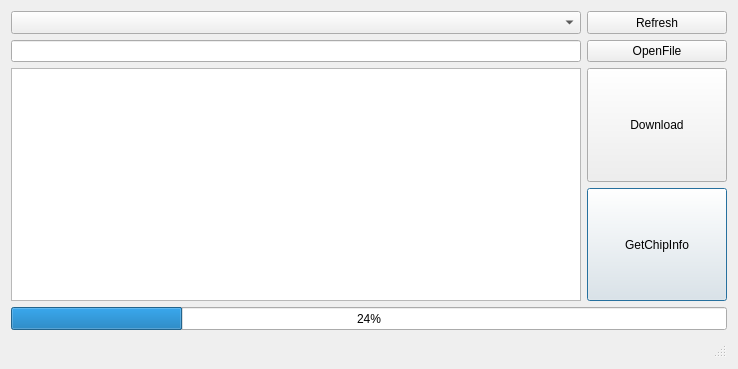
<?xml version="1.0" encoding="UTF-8"?>
<ui version="4.0">
 <class>STM32ISP_Dialog</class>
 <widget class="QDialog" name="STM32ISP_Dialog">
  <property name="geometry">
   <rect>
    <x>0</x>
    <y>0</y>
    <width>738</width>
    <height>369</height>
   </rect>
  </property>
  <property name="windowTitle">
   <string>ISPTool</string>
  </property>
  <layout class="QVBoxLayout" name="verticalLayout">
   <item>
    <layout class="QGridLayout" name="gridLayout" rowstretch="1,1,0,0,0,0,0,5,5,0,0,0,0,0,0,1" columnstretch="2,1,1,1" columnminimumwidth="0,0,0,0">
     <item row="0" column="0" colspan="3">
      <widget class="QComboBox" name="com">
       <property name="sizePolicy">
        <sizepolicy hsizetype="Expanding" vsizetype="Preferred">
         <horstretch>0</horstretch>
         <verstretch>0</verstretch>
        </sizepolicy>
       </property>
      </widget>
     </item>
     <item row="8" column="3">
      <widget class="QPushButton" name="getchipinfo">
       <property name="sizePolicy">
        <sizepolicy hsizetype="Expanding" vsizetype="Expanding">
         <horstretch>0</horstretch>
         <verstretch>0</verstretch>
        </sizepolicy>
       </property>
       <property name="text">
        <string>GetChipInfo</string>
       </property>
      </widget>
     </item>
     <item row="1" column="3">
      <widget class="QPushButton" name="openfile">
       <property name="sizePolicy">
        <sizepolicy hsizetype="Expanding" vsizetype="Expanding">
         <horstretch>0</horstretch>
         <verstretch>0</verstretch>
        </sizepolicy>
       </property>
       <property name="text">
        <string>OpenFile</string>
       </property>
      </widget>
     </item>
     <item row="7" column="3">
      <widget class="QPushButton" name="download">
       <property name="sizePolicy">
        <sizepolicy hsizetype="Expanding" vsizetype="Expanding">
         <horstretch>0</horstretch>
         <verstretch>0</verstretch>
        </sizepolicy>
       </property>
       <property name="text">
        <string>Download</string>
       </property>
      </widget>
     </item>
     <item row="15" column="0" colspan="4">
      <widget class="QProgressBar" name="progressBar">
       <property name="sizePolicy">
        <sizepolicy hsizetype="Expanding" vsizetype="Expanding">
         <horstretch>0</horstretch>
         <verstretch>0</verstretch>
        </sizepolicy>
       </property>
       <property name="value">
        <number>24</number>
       </property>
      </widget>
     </item>
     <item row="1" column="0" colspan="3">
      <widget class="QLineEdit" name="fileaddr">
       <property name="sizePolicy">
        <sizepolicy hsizetype="Expanding" vsizetype="Expanding">
         <horstretch>0</horstretch>
         <verstretch>0</verstretch>
        </sizepolicy>
       </property>
      </widget>
     </item>
     <item row="0" column="3">
      <widget class="QPushButton" name="refresh">
       <property name="sizePolicy">
        <sizepolicy hsizetype="Expanding" vsizetype="Expanding">
         <horstretch>0</horstretch>
         <verstretch>0</verstretch>
        </sizepolicy>
       </property>
       <property name="text">
        <string>Refresh</string>
       </property>
       <property name="checkable">
        <bool>false</bool>
       </property>
      </widget>
     </item>
     <item row="7" column="0" rowspan="2" colspan="3">
      <widget class="QTextEdit" name="browser"/>
     </item>
    </layout>
   </item>
   <item>
    <widget class="QStatusBar" name="statusBar">
     <property name="sizePolicy">
      <sizepolicy hsizetype="Preferred" vsizetype="Minimum">
       <horstretch>0</horstretch>
       <verstretch>0</verstretch>
      </sizepolicy>
     </property>
    </widget>
   </item>
  </layout>
 </widget>
 <layoutdefault spacing="6" margin="11"/>
 <resources/>
 <connections/>
</ui>
